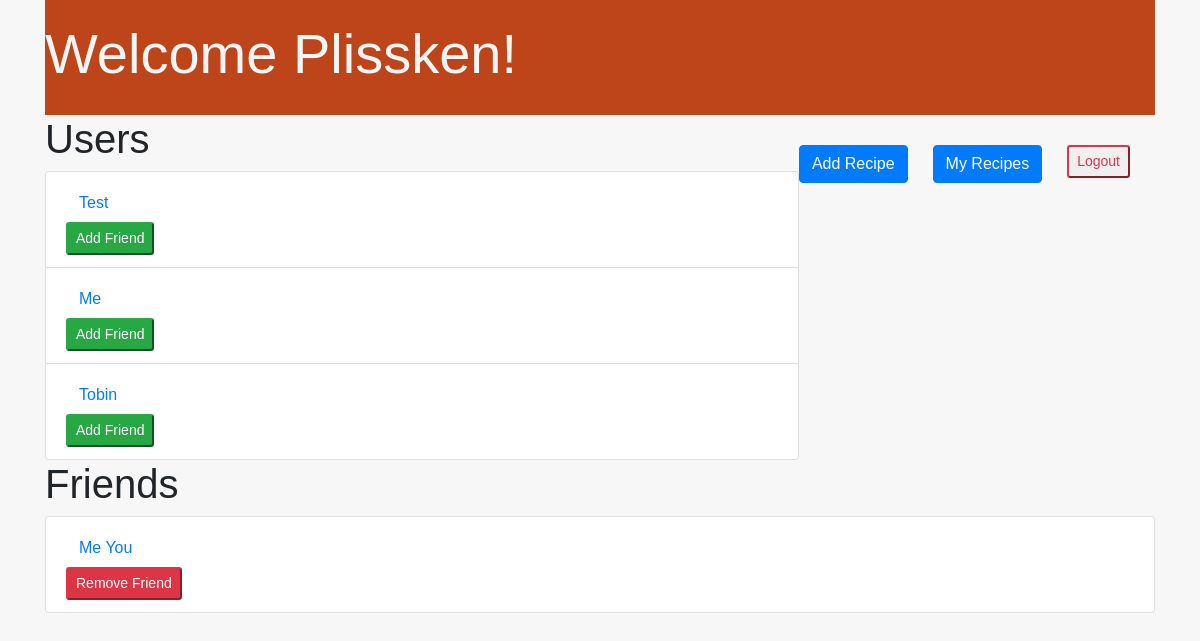
Page /user_friends/2 (signed in) on the earlier database version.
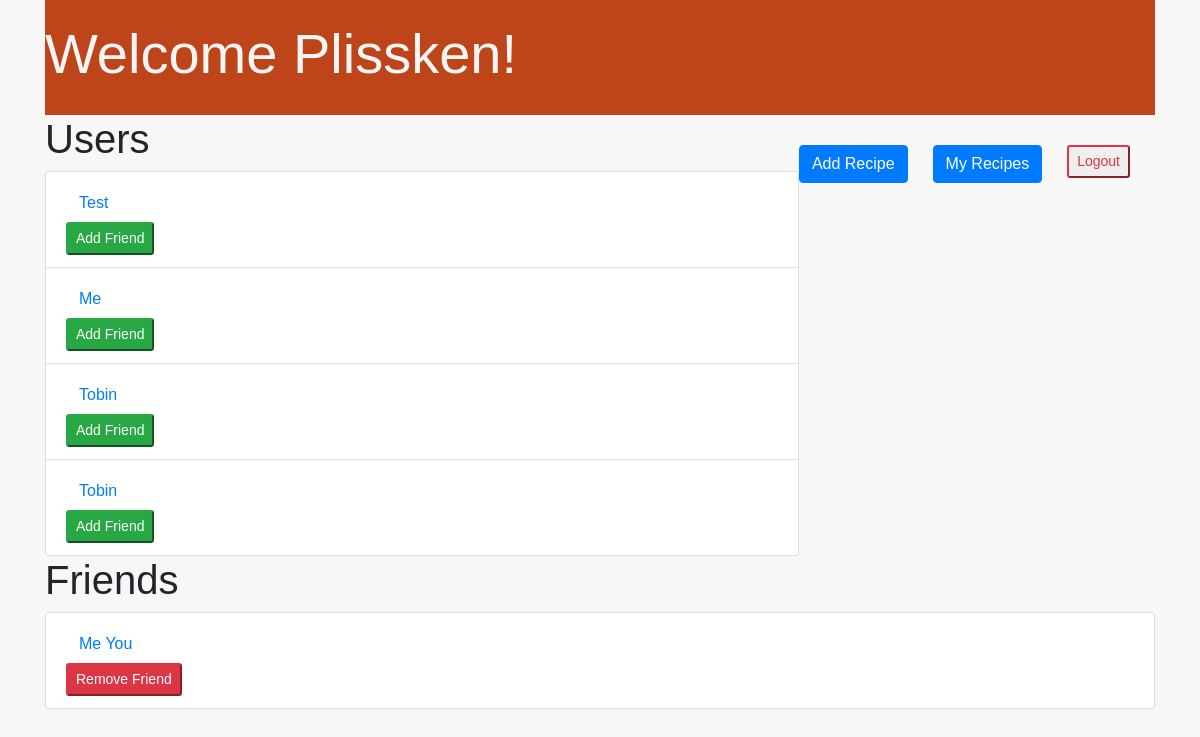
Same page on the later database version.
### recipe_db/models.py (models this page shows)
class User(models.Model):
    first_name = models.CharField(max_length=100)
    last_name = models.CharField(max_length=100)
    email = models.CharField(max_length=200)
    password = models.CharField(max_length=255)
    objects = UserManager()
    created_at = models.DateTimeField(auto_now_add=True)
    updated_at = models.DateTimeField(auto_now=True)

class Friendship(models.Model):
    created_at = models.DateTimeField(auto_now_add=True, editable=False)
    creator = models.ForeignKey(User, related_name="friendship_creator", on_delete=models.CASCADE)
    friend = models.ForeignKey(User, related_name="friends", on_delete=models.CASCADE)

### recipe_db/views.py (the view)
# urls.py: path('user_friends/<int:id>', views.user_friends),
def user_friends(request, id):
    context = {
        'curr_user': User.objects.get(id=id),
        'users': User.objects.exclude(id=request.session['id']),
        'friends': Friendship.objects.filter(creator=request.session['id'])
    }
    return render(request, 'user_friends.html', context)

### recipe_db/templates/user_friends.html (shortened to what this page needs)
<!DOCTYPE html>
<html lang="en">
<head>
    <link rel="stylesheet" href="https://stackpath.bootstrapcdn.com/bootstrap/4.5.0/css/bootstrap.min.css">
    {% load static %}
    <link rel="stylesheet" href="{% static 'css/user_profile.css' %}">
</head>
<body>
    <div class="container">
        <div id="header">
            <div class="title">
                <h1 class="display-4">Welcome {{request.session.user}}!</h1>
            </div>
            <div class="nav float-right">
                <ul class="nav nav-pills">
                    <li class="nav-item">
                        <a href="/add_recipe" class="btn btn-primary">Add Recipe</a>
                    </li>
                    <li class="nav-item">
                        <a href="/profile/{{request.session.id}}" class="btn btn-primary">My Recipes</a>
                    </li>
                    <li class="nav-item">
                        <form action="/logout" method="POST">
                            <input type="submit" value="Logout" class="logout btn-sm btn-outline-danger">
                        </form>
                    </li>
                </ul>
            </div>
        </div>
        <div id="user_lists">
            <div class="users">
                <h1 class="display-6">Users</h1>
                <ul class="list-group">
                    {% for user in users %}
                    <li class="list-group-item">
                        <a href="/friend_profile/{{user.id}}" class="btn btn-link">{{user.first_name}}</a> <form action="/add_friend/{{user.id}}" method="POST">
                            <button class="btn-sm btn-success" type="submit">Add Friend</button>
                        </form>
                    </li>
                    {% endfor %}
                </ul>
            </div>
            <div class="friends">
                <h1 class="display-6">Friends</h1>
                <ul class="list-group">
                    {% for user in friends %}
                    <li class="list-group-item">
                        <a href="/friend_profile/{{user.friend.id}}" class="btn btn-link">{{user.friend.first_name}} {{user.friend.last_name}}</a> <form action="/remove_friend/{{user.id}}" method="POST">
                            <button class="btn-sm btn-danger" type="submit">Remove Friend</button>
                        </form>
                    </li>
                    {% endfor %}
                </ul>
            </div>
        </div>
    </div>
</body>
</html>

Differences in the rows shown:
added User: first_name "Tobin"
